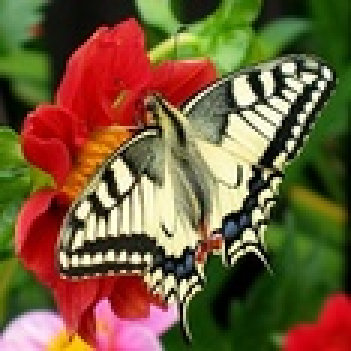
#> input picture 4Y1S Lab/Complete Task/1810276140(11)/butterfly.jpg, 117 x 117 px, shrunk from 200 x 200 before the run, found by its file name (shown 3 times larger)
$ python assignment11.py
#> lines starting #> are read from the running program, lines starting #| are printed output that depends on the picture; long printed decimals are rounded
import matplotlib.pyplot as plt
import cv2
import numpy as np

def main():
    # Load image.
    img_path = 'C:\\Users\\acer\\Desktop\\Waterfall\\Digital_Image_Processing\\butterfly.jpg'
    rgb = plt.imread(img_path)
#> rgb is the input picture: shape (117, 117, 3); mean R, G, B 117.2, 92.5, 57.9
    # Convert images
    gray = cv2.cvtColor(rgb, cv2.COLOR_RGB2GRAY)
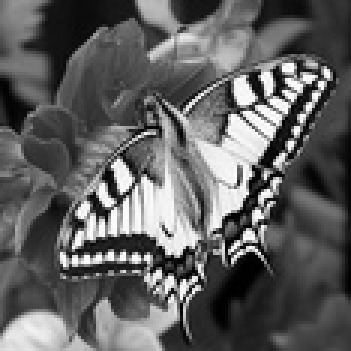
#> gray: shape (117, 117) (shown 3 times larger); min 0, max 253, mean 95.9
    # Perform Fast Fourier Transformation for 2D signal, i.e., image
    ftimg = np.fft.fft2(gray)
    centered_ftimg = np.fft.fftshift(ftimg)
    magnitude_spectrum = 100 * np.log(np.abs(ftimg))
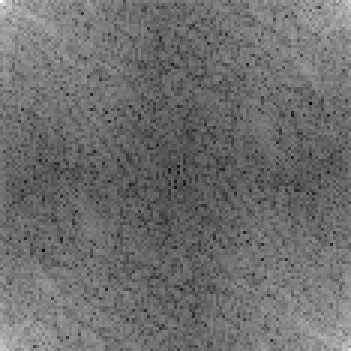
#> magnitude_spectrum: shape (117, 117) float64 (shown 3 times larger); min 299, max 1408.8, mean 778.1; drawn with min black and max white
    centered_magnitude_spectrum = 100 * np.log(np.abs(centered_ftimg))
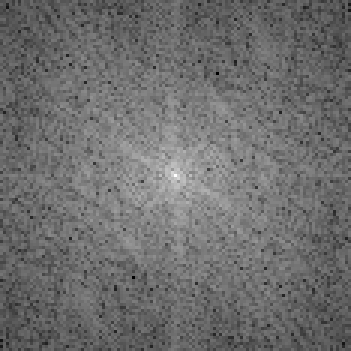
#> centered_magnitude_spectrum: shape (117, 117) float64 (shown 3 times larger); min 299, max 1408.8, mean 778.1; drawn with min black and max white
    print(gray.shape, ftimg.shape, centered_ftimg.shape)
#| (117, 117) (117, 117) (117, 117)
    print(gray.max(), gray.min(), ftimg.max(), ftimg.min(), centered_ftimg.max(), centered_ftimg.min())
#| 253 0 (1313366+0j) (-173788.066-7876.270888715973j) (1313366+0j) (-173788.066-7876.270888715973j)
    # Build a Gaussian filter.
    ncols, nrows = gray.shape
#> ncols = 117; nrows = 117
    gaussian_filter = build_gaussian_filter(ncols, nrows)

    # Apply Gaussian filter
    ftimg_gf = centered_ftimg * gaussian_filter
    filtered_img = np.abs(np.fft.ifft2(ftimg_gf))
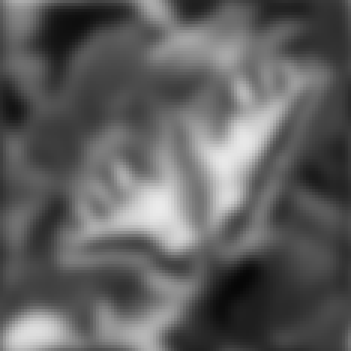
#> filtered_img: shape (117, 117) float64 (shown 3 times larger); min 7, max 235.3, mean 95.9

    my_filter = np.array((ncols,nrows),dtype=np.float32)
#> my_filter = [117, 117]

    #print("cent :",centered_ftimg.shape)


    # Save images all together by matplotlib.
    img_set = [rgb, gray, magnitude_spectrum, centered_magnitude_spectrum, gaussian_filter, filtered_img]
    title_set = ['RGB', 'Gray', 'FFT2', 'Centered FFT2', 'Gaussian Filter', 'Filtered Img']
    figpath = 'C:\\Users\\acer\\Desktop\\Waterfall\\Digital_Image_Processing\\output.png'
    matplotlib_plot_img(img_set, title_set, figpath)

def build_gaussian_filter(ncols, nrows):
    sigmax, sigmay = 10, 10
    cx, cy = nrows/2, ncols/2
    x = np.linspace(0, nrows, nrows)
    y = np.linspace(0, ncols, ncols)
    X, Y = np.meshgrid(x, y)
    gaussian_filter = np.exp(-(((X-cx)/sigmax)**2 + ((Y-cy)/sigmay)**2))
    #print(gaussian_filter.shape)

    return gaussian_filter

def matplotlib_plot_img(img_set, title_set, figpath):
    plt.rcParams.update({'font.size': 22})
    plt.figure(figsize = (20, 20))
    n = len(img_set)
#> n = 6
    for i in range(n):
        plt.subplot(2, 3, i + 1)
        plt.title(title_set[i])
        img = img_set[i]
        ch = len(img.shape)
        if (ch == 2):
            plt.imshow(img, cmap = 'gray')
        else:
            plt.imshow(img)
    plt.tight_layout()
    plt.savefig(figpath)
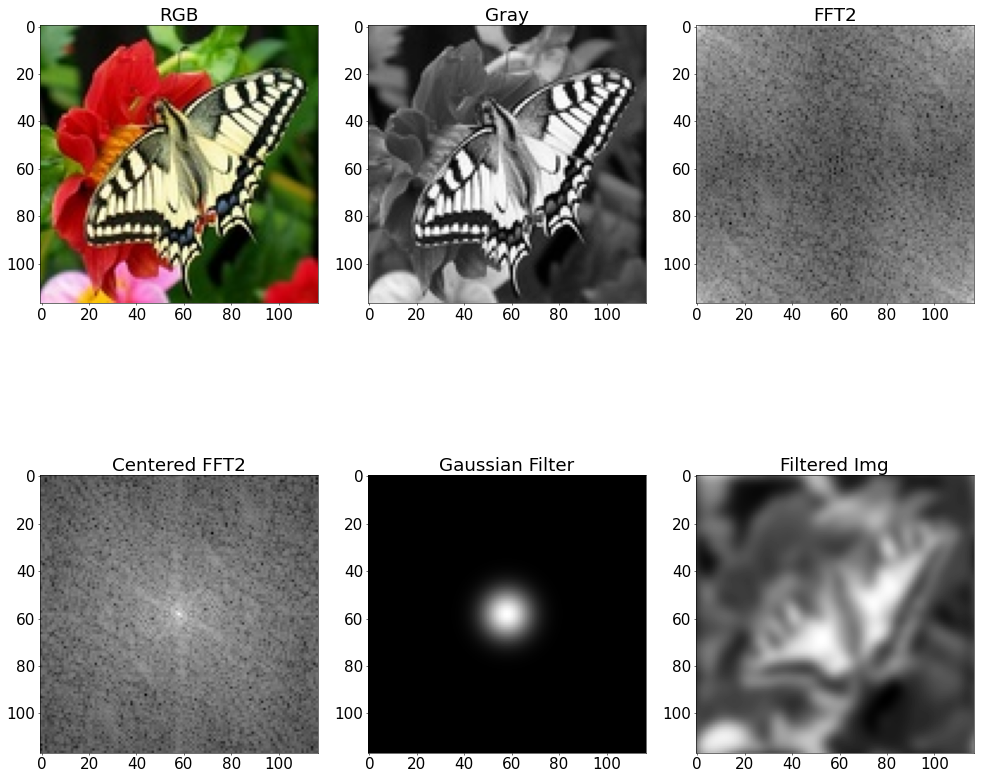
#> figure drawn by matplotlib, 6 panels
    plt.show()

if __name__ == '__main__':
    main()
